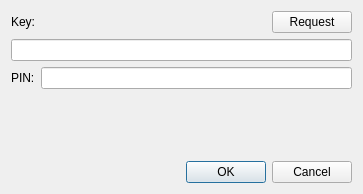
<?xml version="1.0" encoding="UTF-8"?>
<ui version="4.0">
 <class>Sekura::AuthDialog</class>
 <widget class="QDialog" name="Sekura::AuthDialog">
  <property name="geometry">
   <rect>
    <x>0</x>
    <y>0</y>
    <width>363</width>
    <height>194</height>
   </rect>
  </property>
  <property name="windowTitle">
   <string>Auth dialog</string>
  </property>
  <property name="modal">
   <bool>true</bool>
  </property>
  <layout class="QVBoxLayout" name="verticalLayout">
   <item>
    <layout class="QHBoxLayout" name="horizontalLayout_2">
     <item>
      <widget class="QLabel" name="labelKey">
       <property name="sizePolicy">
        <sizepolicy hsizetype="Expanding" vsizetype="Preferred">
         <horstretch>0</horstretch>
         <verstretch>0</verstretch>
        </sizepolicy>
       </property>
       <property name="text">
        <string>Key:</string>
       </property>
      </widget>
     </item>
     <item>
      <widget class="QPushButton" name="pbRequestKey">
       <property name="text">
        <string>Request</string>
       </property>
      </widget>
     </item>
    </layout>
   </item>
   <item>
    <widget class="QLineEdit" name="leKey"/>
   </item>
   <item>
    <layout class="QHBoxLayout" name="horizontalLayout">
     <item>
      <widget class="QLabel" name="labelPin">
       <property name="text">
        <string>PIN:</string>
       </property>
      </widget>
     </item>
     <item>
      <widget class="QLineEdit" name="lePin">
       <property name="echoMode">
        <enum>QLineEdit::Password</enum>
       </property>
      </widget>
     </item>
    </layout>
   </item>
   <item>
    <widget class="QLabel" name="lError">
     <property name="text">
      <string/>
     </property>
    </widget>
   </item>
   <item>
    <widget class="QDialogButtonBox" name="buttonBox">
     <property name="orientation">
      <enum>Qt::Horizontal</enum>
     </property>
     <property name="standardButtons">
      <set>QDialogButtonBox::Cancel|QDialogButtonBox::Ok</set>
     </property>
    </widget>
   </item>
  </layout>
 </widget>
 <resources/>
 <connections>
  <connection>
   <sender>buttonBox</sender>
   <signal>accepted()</signal>
   <receiver>Sekura::AuthDialog</receiver>
   <slot>accept()</slot>
   <hints>
    <hint type="sourcelabel">
     <x>248</x>
     <y>254</y>
    </hint>
    <hint type="destinationlabel">
     <x>157</x>
     <y>274</y>
    </hint>
   </hints>
  </connection>
  <connection>
   <sender>buttonBox</sender>
   <signal>rejected()</signal>
   <receiver>Sekura::AuthDialog</receiver>
   <slot>reject()</slot>
   <hints>
    <hint type="sourcelabel">
     <x>316</x>
     <y>260</y>
    </hint>
    <hint type="destinationlabel">
     <x>286</x>
     <y>274</y>
    </hint>
   </hints>
  </connection>
 </connections>
</ui>
